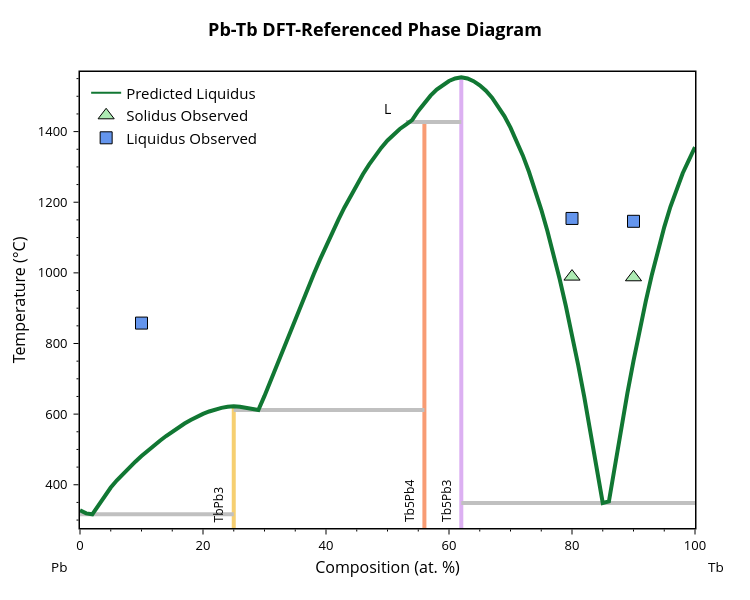

Notebook source saved alongside this figure:
### Code cell
def add_experimental_traces(figure: go.Figure):
    """Add measured solidus and liquidus markers to a Plotly figure."""

    figure.add_trace(go.Scatter(
            x=[point[0] for point in solidus_points],
            y=[point[1] for point in solidus_points],
            mode='markers',
            marker=dict(color='#ADEBB3', size=14, symbol='triangle-up', line=dict(width=1, color='black')),
            name='Solidus Observed'
    ))

    figure.add_trace(go.Scatter(
            x=[point[0] for point in liquidus_points],
            y=[point[1] for point in liquidus_points],
            mode='markers',
            marker=dict(color='cornflowerblue', size=12, symbol='square', line=dict(width=1, color='black')),
            name='Liquidus Observed'
    ))

fig = blp.get_plot('pred')
add_experimental_traces(fig)
fig.show()

### Figure 1 — Plotly figure (JSON) as saved in the notebook; plotly's stock layout.template omitted (floating-point values rounded to 4 significant figures)
{"data": [{"hovertemplate": "label=TbPb3<br>x=%{x}<br>t=%{y}<extra></extra>", "legendgroup": "TbPb3", "line": {"color": "rgb(246, 207, 113)", "dash": "solid", "width": 4}, "marker": {"symbol": "circle"}, "mode": "lines", "name": "TbPb3", "orientation": "v", "showlegend": false, "type": "scatter", "x": [25, 25, 25, 25, 25, 25, 25, 25, 25, 25, 25, 25, 25, 25, 25, 25, 25, 25, 25, 25, 25, 25, 25, 25, 25, 25, 25, 25, 25, 25], "xaxis": "x", "y": [316.3, 611.6, 622.3, 612.1, 340.7, 368.8, 392.1, 510.9, 448.9, 465.4, 617.7, 613.3, 607.5, 550.6, 583.4, 620.7, 622.3, 620.6, 617.3, 431.4, 412.6, 481.2, 496.4, 592.5, 600.6, 524.8, 538.0, 562.4, 573.3, -273.1], "yaxis": "y"}, {"hovertemplate": "label=Tb5Pb4<br>x=%{x}<br>t=%{y}<extra></extra>", "legendgroup": "Tb5Pb4", "line": {"color": "rgb(248, 156, 116)", "dash": "solid", "width": 4}, "marker": {"symbol": "circle"}, "mode": "lines", "name": "Tb5Pb4", "orientation": "v", "showlegend": false, "type": "scatter", "x": [56.0, 56.0, 56.0, 56.0, 56.0, 56.0, 56.0, 56.0, 56.0, 56.0, 56.0, 56.0, 56.0, 56.0, 56.0, 56.0, 56.0, 56.0, 56.0, 56.0, 56.0, 56.0, 56.0, 56.0, 56.0, 56.0, 56.0], "xaxis": "x", "y": [1218.0, 611.6, 1375.0, 1354.0, 1307.0, 1332.0, 1279.0, 1250.0, 1428.0, 1420.0, 1185.0, 913.0, 1114.0, 1150.0, 955.1, 996.3, 1076.0, 1037.0, 651.6, 695.5, 783.3, 739.4, 826.9, 870.2, 1393.0, 1408.0, -273.1], "yaxis": "y"}, {"hovertemplate": "label=Tb5Pb3<br>x=%{x}<br>t=%{y}<extra></extra>", "legendgroup": "Tb5Pb3", "line": {"color": "rgb(220, 176, 242)", "dash": "solid", "width": 4}, "marker": {"symbol": "circle"}, "mode": "lines", "name": "Tb5Pb3", "orientation": "v", "showlegend": false, "type": "scatter", "x": [62, 62, 62, 62, 62, 62, 62, 62, 62, 62, 62, 62, 62, 62, 62, 62, 62, 62, 62, 62, 62, 62, 62, 62, 62, 62, 62, 62, 62, 62, 62, 62, 62, 62, 62], "xaxis": "x", "y": [348.4, 1502.0, 1428.0, 1432.0, 1550.0, 1119.0, 1286.0, 1411.0, 1053.0, 982.1, 825.3, 906.2, 450.7, 551.9, 739.3, 648.2, 1458.0, 1482.0, 1554.0, 1554.0, 1519.0, 1533.0, 1550.0, 1543.0, 1235.0, 1179.0, 1374.0, 1333.0, 1543.0, 1531.0, 1496.0, 1516.0, 1472.0, 1444.0, -273.1], "yaxis": "y"}, {"hovertemplate": "x=%{x}<br>y=%{y}<extra></extra>", "legendgroup": "", "line": {"color": "Silver", "dash": "solid", "width": 4}, "marker": {"symbol": "circle"}, "mode": "lines", "name": "", "orientation": "v", "showlegend": false, "type": "scatter", "x": [0, 2, 25], "xaxis": "x", "y": [316.3, 316.3, 316.3], "yaxis": "y"}, {"hovertemplate": "x=%{x}<br>y=%{y}<extra></extra>", "legendgroup": "", "line": {"color": "Silver", "dash": "solid", "width": 4}, "marker": {"symbol": "circle"}, "mode": "lines", "name": "", "orientation": "v", "showlegend": false, "type": "scatter", "x": [62, 85, 100], "xaxis": "x", "y": [348.4, 348.4, 348.4], "yaxis": "y"}, {"hovertemplate": "x=%{x}<br>y=%{y}<extra></extra>", "legendgroup": "", "line": {"color": "Silver", "dash": "solid", "width": 4}, "marker": {"symbol": "circle"}, "mode": "lines", "name": "", "orientation": "v", "showlegend": false, "type": "scatter", "x": [25, 29.0, 56.0], "xaxis": "x", "y": [611.6, 611.6, 611.6], "yaxis": "y"}, {"hovertemplate": "x=%{x}<br>y=%{y}<extra></extra>", "legendgroup": "", "line": {"color": "Silver", "dash": "solid", "width": 4}, "marker": {"symbol": "circle"}, "mode": "lines", "name": "", "orientation": "v", "showlegend": false, "type": "scatter", "x": [53, 56.0, 62], "xaxis": "x", "y": [1428.0, 1428.0, 1428.0], "yaxis": "y"}, {"hovertemplate": "label=L<br>x=%{x}<br>t=%{y}<extra></extra>", "legendgroup": "L", "line": {"color": "#117733", "dash": "solid", "width": 4}, "marker": {"symbol": "circle"}, "mode": "lines", "name": "L", "orientation": "v", "showlegend": false, "type": "scatter", "x": [0, 1, 2, 3, 4, 5, 6, 7.0, 8, 9, 10, 11, 12, 13, 14.0, 15, 16, 17, 18, 19, 20, 21, 22, 23, 24, 25, 26, 27, 28.0, 29.0, 30, 31, 32, 33, 34, 35, 36, 37, 38, 39, 40, 41, 42, 43, 44, 45, 46, 47, 48, 49, 50, 51, 52, 53, 54, 55.0, 56.0, 57.0, 58.0, 59, 60, 61, 62, 63, 64, 65, 66, 67, 68, 69, 70, 71, 72, 73, 74, 75, 76, 77, 78, 79, 80, 81, 82, 83, 84, 85, 86, 87, 88, 89, 90, 91, 92, 93, 94, 95, 96, 97, 98, 99, 100], "xaxis": "x", "y": [327.5, 318.9, 316.3, 340.7, 368.8, 392.1, 412.6, 431.4, 448.9, 465.4, 481.2, 496.4, 510.9, 524.8, 538.0, 550.6, 562.4, 573.3, 583.4, 592.5, 600.6, 607.5, 613.3, 617.7, 620.7, 622.3, 620.6, 617.3, 612.1, 611.6, 651.6, 695.5, 739.4, 783.3, 826.9, 870.2, 913.0, 955.1, 996.3, 1037.0, 1076.0, 1114.0, 1150.0, 1185.0, 1218.0, 1250.0, 1279.0, 1307.0, 1332.0, 1354.0, 1375.0, 1393.0, 1408.0, 1420.0, 1432.0, 1458.0, 1482.0, 1502.0, 1519.0, 1533.0, 1543.0, 1550.0, 1554.0, 1550.0, 1543.0, 1531.0, 1516.0, 1496.0, 1472.0, 1444.0, 1411.0, 1374.0, 1333.0, 1286.0, 1235.0, 1179.0, 1119.0, 1053.0, 982.1, 906.2, 825.3, 739.3, 648.2, 551.9, 450.7, 348.4, 352.6, 459.3, 561.4, 658.7, 751.0, 838.1, 919.7, 995.7, 1066.0, 1130.0, 1187.0, 1238.0, 1282.0, 1319.0, 1356.0], "yaxis": "y"}, {"marker": {"color": "#117733"}, "mode": "lines", "name": "Predicted Liquidus", "showlegend": true, "type": "scatter", "x": [null], "y": [null]}, {"marker": {"color": "#ADEBB3", "line": {"color": "black", "width": 1}, "size": 14, "symbol": "triangle-up"}, "mode": "markers", "name": "Solidus Observed", "type": "scatter", "x": [80, 90], "y": [989.4, 987.5]}, {"marker": {"color": "cornflowerblue", "line": {"color": "black", "width": 1}, "size": 12, "symbol": "square"}, "mode": "markers", "name": "Liquidus Observed", "type": "scatter", "x": [10, 80, 90], "y": [857.8, 1154.0, 1146]}], "layout": {"annotations": [{"borderpad": 5, "font": {"color": "black", "size": 12}, "showarrow": false, "text": "TbPb3", "textangle": -90, "x": 22.5, "y": 277.6, "yanchor": "bottom"}, {"borderpad": 5, "font": {"color": "black", "size": 12}, "showarrow": false, "text": "Tb5Pb4", "textangle": -90, "x": 53.5, "y": 277.6, "yanchor": "bottom"}, {"borderpad": 5, "font": {"color": "black", "size": 12}, "showarrow": false, "text": "Tb5Pb3", "textangle": -90, "x": 59.5, "y": 277.6, "yanchor": "bottom"}, {"font": {"color": "black", "size": 14}, "showarrow": false, "text": "L", "x": 50, "y": 1465.0}, {"font": {"color": "black", "size": 13.5}, "showarrow": false, "text": "Pb", "x": -0.05, "xanchor": "left", "xref": "paper", "y": -0.086, "yanchor": "middle", "yref": "paper"}, {"font": {"color": "black", "size": 13.5}, "showarrow": false, "text": "Tb", "x": 1.05, "xanchor": "right", "xref": "paper", "y": -0.086, "yanchor": "middle", "yref": "paper"}], "font": {"color": "black", "size": 13}, "height": 600, "legend": {"font": {"size": 15}, "x": 0.01, "xanchor": "left", "y": 0.99, "yanchor": "top"}, "margin": {"b": 72, "r": 55, "t": 72}, "plot_bgcolor": "white", "showlegend": true, "title": {"font": {"color": "black", "size": 18}, "text": "<b>Pb-Tb DFT-Referenced Phase Diagram</b>", "x": 0.5, "xanchor": "center", "yanchor": "bottom"}, "width": 750, "xaxis": {"linecolor": "black", "linewidth": 1.5, "minor": {"nticks": 5, "tickcolor": "black", "ticklen": 2, "ticks": "outside", "tickwidth": 1}, "mirror": true, "range": [0, 100], "showline": true, "tickcolor": "black", "tickformat": ".0f", "ticklen": 5, "ticks": "outside", "tickwidth": 1, "title": {"font": {"size": 16}, "standoff": 8, "text": "Composition (at. %)"}}, "yaxis": {"linecolor": "black", "linewidth": 1.5, "minor": {"nticks": 5, "tickcolor": "black", "ticklen": 2, "ticks": "outside", "tickwidth": 1}, "mirror": true, "range": [277.6, 1569.0], "showline": true, "tickcolor": "black", "ticklen": 5, "ticks": "outside", "ticksuffix": " ", "tickwidth": 1, "title": {"font": {"size": 16}, "standoff": 8, "text": "Temperature (°C)"}}}}
